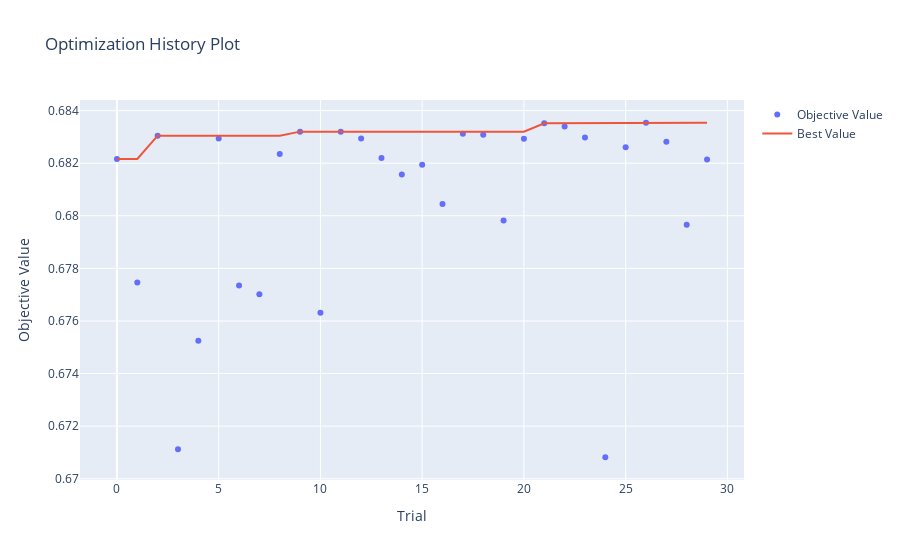

This figure's notebook cell:
### Code cell
plot_optimization_history(study)

### Figure 1 — Plotly figure (JSON) as saved in the notebook; plotly's stock layout.template omitted (floating-point values rounded to 4 significant figures)
{"data": [{"mode": "markers", "name": "Objective Value", "type": "scatter", "x": [0, 1, 2, 3, 4, 5, 6, 7, 8, 9, 10, 11, 12, 13, 14, 15, 16, 17, 18, 19, 20, 21, 22, 23, 24, 25, 26, 27, 28, 29], "y": [0.6822, 0.6775, 0.683, 0.6711, 0.6752, 0.6829, 0.6773, 0.677, 0.6823, 0.6832, 0.6763, 0.6832, 0.6829, 0.6822, 0.6816, 0.6819, 0.6804, 0.6831, 0.6831, 0.6798, 0.6829, 0.6835, 0.6834, 0.683, 0.6708, 0.6826, 0.6835, 0.6828, 0.6797, 0.6821]}, {"mode": "lines", "name": "Best Value", "type": "scatter", "x": [0, 1, 2, 3, 4, 5, 6, 7, 8, 9, 10, 11, 12, 13, 14, 15, 16, 17, 18, 19, 20, 21, 22, 23, 24, 25, 26, 27, 28, 29], "y": [0.6822, 0.6822, 0.683, 0.683, 0.683, 0.683, 0.683, 0.683, 0.683, 0.6832, 0.6832, 0.6832, 0.6832, 0.6832, 0.6832, 0.6832, 0.6832, 0.6832, 0.6832, 0.6832, 0.6832, 0.6835, 0.6835, 0.6835, 0.6835, 0.6835, 0.6835, 0.6835, 0.6835, 0.6835]}, {"marker": {"color": "#cccccc"}, "mode": "markers", "name": "Infeasible Trial", "showlegend": false, "type": "scatter", "x": [], "y": []}], "layout": {"title": {"text": "Optimization History Plot"}, "xaxis": {"title": {"text": "Trial"}}, "yaxis": {"title": {"text": "Objective Value"}}}}
